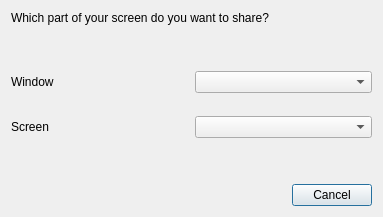
<?xml version="1.0" encoding="UTF-8"?>
<ui version="4.0">
 <class>WebEngine::CaptureSourceChooserDlg</class>
 <widget class="QDialog" name="WebEngine::CaptureSourceChooserDlg">
  <property name="geometry">
   <rect>
    <x>0</x>
    <y>0</y>
    <width>383</width>
    <height>217</height>
   </rect>
  </property>
  <property name="windowTitle">
   <string>Choose Capture Source</string>
  </property>
  <layout class="QVBoxLayout" name="verticalLayout">
   <item>
    <widget class="QLabel" name="label">
     <property name="text">
      <string>Which part of your screen do you want to share?</string>
     </property>
    </widget>
   </item>
   <item>
    <layout class="QVBoxLayout" name="verticalLayout_2">
     <item>
      <spacer name="verticalSpacer_2">
       <property name="orientation">
        <enum>Qt::Orientation::Vertical</enum>
       </property>
       <property name="sizeHint" stdset="0">
        <size>
         <width>20</width>
         <height>40</height>
        </size>
       </property>
      </spacer>
     </item>
     <item>
      <layout class="QHBoxLayout" name="horizontalLayout_2">
       <item>
        <widget class="QLabel" name="label_2">
         <property name="text">
          <string>Window</string>
         </property>
        </widget>
       </item>
       <item>
        <widget class="QComboBox" name="windowCombo">
         <property name="placeholderText">
          <string>Choose window</string>
         </property>
        </widget>
       </item>
      </layout>
     </item>
     <item>
      <spacer name="verticalSpacer">
       <property name="orientation">
        <enum>Qt::Orientation::Vertical</enum>
       </property>
       <property name="sizeHint" stdset="0">
        <size>
         <width>20</width>
         <height>5</height>
        </size>
       </property>
      </spacer>
     </item>
     <item>
      <layout class="QHBoxLayout" name="horizontalLayout">
       <item>
        <widget class="QLabel" name="Screen">
         <property name="text">
          <string>Screen</string>
         </property>
        </widget>
       </item>
       <item>
        <widget class="QComboBox" name="screenCombo">
         <property name="placeholderText">
          <string>Choose screen</string>
         </property>
        </widget>
       </item>
      </layout>
     </item>
     <item>
      <spacer name="verticalSpacer_3">
       <property name="orientation">
        <enum>Qt::Orientation::Vertical</enum>
       </property>
       <property name="sizeHint" stdset="0">
        <size>
         <width>20</width>
         <height>40</height>
        </size>
       </property>
      </spacer>
     </item>
    </layout>
   </item>
   <item>
    <widget class="QDialogButtonBox" name="buttonBox">
     <property name="orientation">
      <enum>Qt::Orientation::Horizontal</enum>
     </property>
     <property name="standardButtons">
      <set>QDialogButtonBox::StandardButton::Cancel</set>
     </property>
    </widget>
   </item>
  </layout>
 </widget>
 <resources/>
 <connections>
  <connection>
   <sender>buttonBox</sender>
   <signal>accepted()</signal>
   <receiver>WebEngine::CaptureSourceChooserDlg</receiver>
   <slot>accept()</slot>
   <hints>
    <hint type="sourcelabel">
     <x>20</x>
     <y>20</y>
    </hint>
    <hint type="destinationlabel">
     <x>20</x>
     <y>20</y>
    </hint>
   </hints>
  </connection>
  <connection>
   <sender>buttonBox</sender>
   <signal>rejected()</signal>
   <receiver>WebEngine::CaptureSourceChooserDlg</receiver>
   <slot>reject()</slot>
   <hints>
    <hint type="sourcelabel">
     <x>20</x>
     <y>20</y>
    </hint>
    <hint type="destinationlabel">
     <x>20</x>
     <y>20</y>
    </hint>
   </hints>
  </connection>
 </connections>
</ui>
